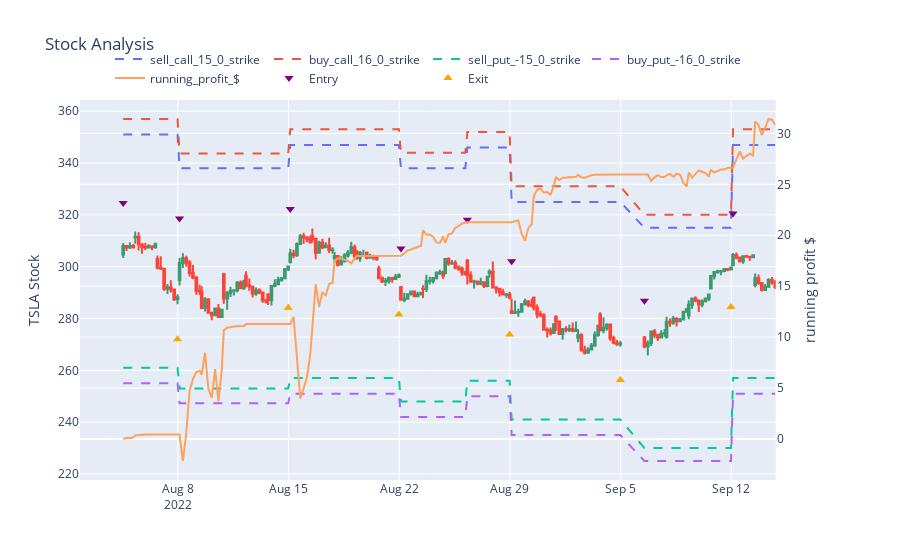
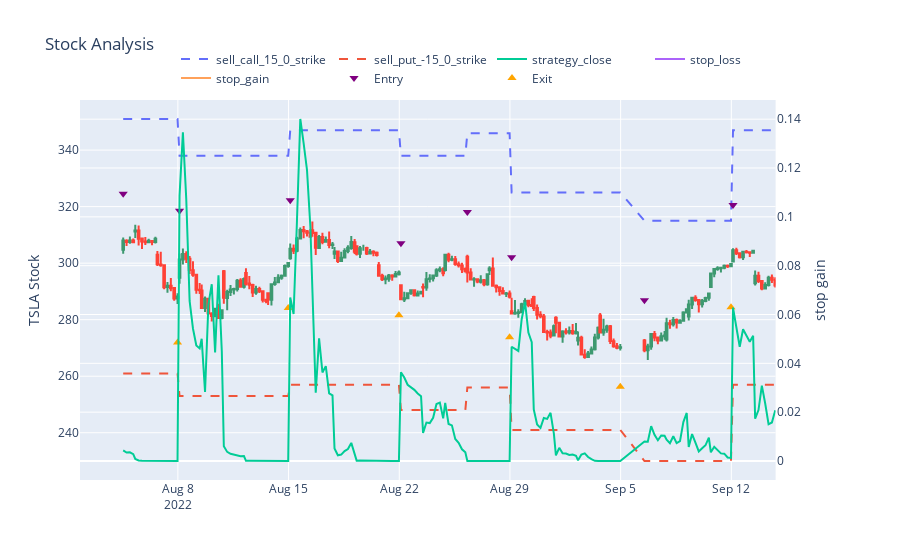
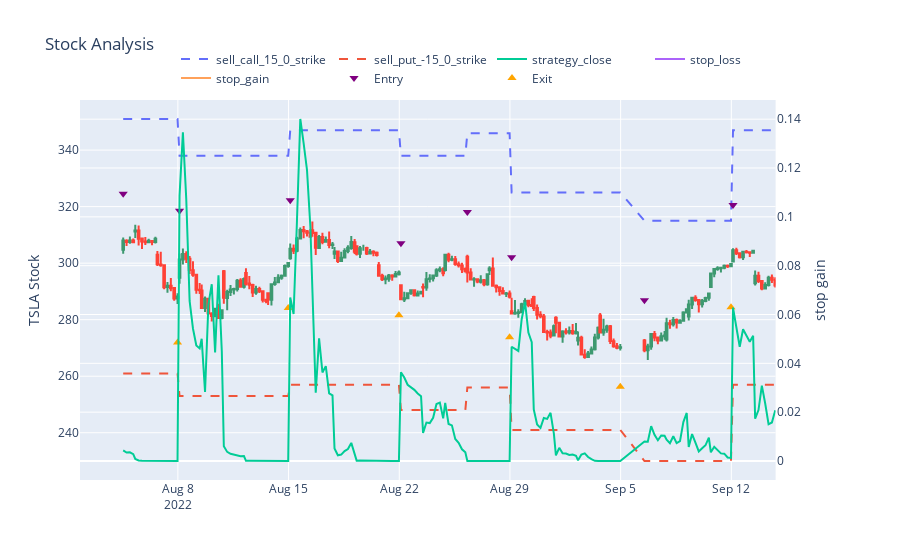

The notebook cell saved with these charts, in order:
### Code cell
tsla = qbw.get_tsla(nbars)
legs = [
    LegMeta(trans='sell', contract='call', strike_offset= 15, exp_offset= 0),
    LegMeta(trans='buy',  contract='call', strike_offset= 16, exp_offset= 0),
    LegMeta(trans='sell', contract='put', strike_offset= -15, exp_offset= 0),
    LegMeta(trans='buy',  contract='put', strike_offset= -16, exp_offset= 0),
]  
strat = StrategyBase(qbw=qbw, legs=legs, stop_loss=stop_loss, stop_gain=stop_gain, force_strike_diff=True)
ic = measure_period_profit(tsla,  
    strat,
    expiration='week',
    update_freq='candle', 
    combine_legs=True)
plots.plot_candles_and_profit(ic, lines=[f'{l.name}_strike' for l in strat.legs])
plots.plot_candles_and_profit(
    ic, lines=[f'{l.name}_strike' for l in strat.legs if 'sell' == l.trans], 
    metrics=['strategy_close', 'stop_loss', 'stop_gain']
)

### Figure 1 — Plotly figure (JSON) as saved in the notebook; plotly's stock layout.template omitted (floating-point values rounded to 4 significant figures; data arrays with more than 128 entries replaced by an {"elided": "..."} marker saying what was removed)
{"data": [{"line": {"dash": "dash"}, "name": "sell_call_15_0_strike", "type": "scatter", "x": {"elided": "200 str values"}, "y": {"elided": "200 int values"}}, {"line": {"dash": "dash"}, "name": "buy_call_16_0_strike", "type": "scatter", "x": {"elided": "200 str values"}, "y": {"elided": "200 float values"}}, {"line": {"dash": "dash"}, "name": "sell_put_-15_0_strike", "type": "scatter", "x": {"elided": "200 str values"}, "y": {"elided": "200 int values"}}, {"line": {"dash": "dash"}, "name": "buy_put_-16_0_strike", "type": "scatter", "x": {"elided": "200 str values"}, "y": {"elided": "200 float values"}}, {"name": "running_profit_$", "type": "scatter", "x": {"elided": "200 str values"}, "xaxis": "x", "y": {"elided": "200 float values"}, "yaxis": "y2"}, {"close": {"elided": "200 float values"}, "high": {"elided": "200 float values"}, "low": {"elided": "200 float values"}, "open": {"elided": "200 float values"}, "showlegend": false, "type": "candlestick", "x": {"elided": "200 str values"}, "xaxis": "x", "yaxis": "y"}, {"marker": {"color": "purple", "size": 8, "symbol": "triangle-down"}, "mode": "markers", "name": "Entry", "type": "scatter", "x": ["2022-08-03T13:00:00", "2022-08-08T10:00:00", "2022-08-15T10:00:00", "2022-08-22T10:00:00", "2022-08-25T10:00:00", "2022-08-29T10:00:00", "2022-09-06T10:00:00", "2022-09-12T10:00:00"], "y": [324.6, 318.6, 322.3, 307.0, 318.1, 302.1, 286.9, 320.6]}, {"marker": {"color": "orange", "size": 8, "symbol": "triangle-up"}, "mode": "markers", "name": "Exit", "type": "scatter", "x": ["2022-08-05T16:00:00", "2022-08-12T16:00:00", "2022-08-19T16:00:00", "2022-08-26T16:00:00", "2022-09-02T16:00:00", "2022-09-09T16:00:00"], "y": [271.9, 284.1, 281.6, 273.8, 256.3, 284.4]}], "layout": {"legend": {"orientation": "h", "x": 0.9, "xanchor": "right", "y": 1.02, "yanchor": "bottom"}, "title": {"text": "Stock Analysis"}, "xaxis": {"anchor": "y", "domain": [0, 0.94], "rangebreaks": [{"bounds": ["sat", "mon"]}, {"bounds": [16.1, 9.5], "pattern": "hour"}], "rangeslider": {"visible": false}}, "yaxis": {"anchor": "x", "domain": [0, 1], "title": {"text": "TSLA Stock"}}, "yaxis2": {"anchor": "x", "overlaying": "y", "side": "right", "title": {"text": "running profit $"}}}}

### Figure 2 — Plotly figure (JSON) as saved in the notebook; plotly's stock layout.template omitted (floating-point values rounded to 4 significant figures; data arrays with more than 128 entries replaced by an {"elided": "..."} marker saying what was removed)
{"data": [{"line": {"dash": "dash"}, "name": "sell_call_15_0_strike", "type": "scatter", "x": {"elided": "200 str values"}, "y": {"elided": "200 int values"}}, {"line": {"dash": "dash"}, "name": "sell_put_-15_0_strike", "type": "scatter", "x": {"elided": "200 str values"}, "y": {"elided": "200 int values"}}, {"name": "strategy_close", "type": "scatter", "x": {"elided": "200 str values"}, "xaxis": "x", "y": {"elided": "200 float values"}, "yaxis": "y2"}, {"name": "stop_loss", "type": "scatter", "x": {"elided": "200 str values"}, "xaxis": "x", "y": {"elided": "200 null values"}, "yaxis": "y2"}, {"name": "stop_gain", "type": "scatter", "x": {"elided": "200 str values"}, "xaxis": "x", "y": {"elided": "200 null values"}, "yaxis": "y2"}, {"close": {"elided": "200 float values"}, "high": {"elided": "200 float values"}, "low": {"elided": "200 float values"}, "open": {"elided": "200 float values"}, "showlegend": false, "type": "candlestick", "x": {"elided": "200 str values"}, "xaxis": "x", "yaxis": "y"}, {"marker": {"color": "purple", "size": 8, "symbol": "triangle-down"}, "mode": "markers", "name": "Entry", "type": "scatter", "x": ["2022-08-03T13:00:00", "2022-08-08T10:00:00", "2022-08-15T10:00:00", "2022-08-22T10:00:00", "2022-08-25T10:00:00", "2022-08-29T10:00:00", "2022-09-06T10:00:00", "2022-09-12T10:00:00"], "y": [324.6, 318.6, 322.3, 307.0, 318.1, 302.1, 286.9, 320.6]}, {"marker": {"color": "orange", "size": 8, "symbol": "triangle-up"}, "mode": "markers", "name": "Exit", "type": "scatter", "x": ["2022-08-05T16:00:00", "2022-08-12T16:00:00", "2022-08-19T16:00:00", "2022-08-26T16:00:00", "2022-09-02T16:00:00", "2022-09-09T16:00:00"], "y": [271.9, 284.1, 281.6, 273.8, 256.3, 284.4]}], "layout": {"legend": {"orientation": "h", "x": 0.9, "xanchor": "right", "y": 1.02, "yanchor": "bottom"}, "title": {"text": "Stock Analysis"}, "xaxis": {"anchor": "y", "domain": [0, 0.94], "rangebreaks": [{"bounds": ["sat", "mon"]}, {"bounds": [16.1, 9.5], "pattern": "hour"}], "rangeslider": {"visible": false}}, "yaxis": {"anchor": "x", "domain": [0, 1], "title": {"text": "TSLA Stock"}}, "yaxis2": {"anchor": "x", "overlaying": "y", "side": "right", "title": {"text": "stop gain"}}}}

### Figure 3 — Plotly figure (JSON) as saved in the notebook; plotly's stock layout.template omitted (floating-point values rounded to 4 significant figures; data arrays with more than 128 entries replaced by an {"elided": "..."} marker saying what was removed)
{"data": [{"line": {"dash": "dash"}, "name": "sell_call_15_0_strike", "type": "scatter", "x": {"elided": "200 str values"}, "y": {"elided": "200 int values"}}, {"line": {"dash": "dash"}, "name": "sell_put_-15_0_strike", "type": "scatter", "x": {"elided": "200 str values"}, "y": {"elided": "200 int values"}}, {"name": "strategy_close", "type": "scatter", "x": {"elided": "200 str values"}, "xaxis": "x", "y": {"elided": "200 float values"}, "yaxis": "y2"}, {"name": "stop_loss", "type": "scatter", "x": {"elided": "200 str values"}, "xaxis": "x", "y": {"elided": "200 null values"}, "yaxis": "y2"}, {"name": "stop_gain", "type": "scatter", "x": {"elided": "200 str values"}, "xaxis": "x", "y": {"elided": "200 null values"}, "yaxis": "y2"}, {"close": {"elided": "200 float values"}, "high": {"elided": "200 float values"}, "low": {"elided": "200 float values"}, "open": {"elided": "200 float values"}, "showlegend": false, "type": "candlestick", "x": {"elided": "200 str values"}, "xaxis": "x", "yaxis": "y"}, {"marker": {"color": "purple", "size": 8, "symbol": "triangle-down"}, "mode": "markers", "name": "Entry", "type": "scatter", "x": ["2022-08-03T13:00:00", "2022-08-08T10:00:00", "2022-08-15T10:00:00", "2022-08-22T10:00:00", "2022-08-25T10:00:00", "2022-08-29T10:00:00", "2022-09-06T10:00:00", "2022-09-12T10:00:00"], "y": [324.6, 318.6, 322.3, 307.0, 318.1, 302.1, 286.9, 320.6]}, {"marker": {"color": "orange", "size": 8, "symbol": "triangle-up"}, "mode": "markers", "name": "Exit", "type": "scatter", "x": ["2022-08-05T16:00:00", "2022-08-12T16:00:00", "2022-08-19T16:00:00", "2022-08-26T16:00:00", "2022-09-02T16:00:00", "2022-09-09T16:00:00"], "y": [271.9, 284.1, 281.6, 273.8, 256.3, 284.4]}], "layout": {"legend": {"orientation": "h", "x": 0.9, "xanchor": "right", "y": 1.02, "yanchor": "bottom"}, "title": {"text": "Stock Analysis"}, "xaxis": {"anchor": "y", "domain": [0, 0.94], "rangebreaks": [{"bounds": ["sat", "mon"]}, {"bounds": [16.1, 9.5], "pattern": "hour"}], "rangeslider": {"visible": false}}, "yaxis": {"anchor": "x", "domain": [0, 1], "title": {"text": "TSLA Stock"}}, "yaxis2": {"anchor": "x", "overlaying": "y", "side": "right", "title": {"text": "stop gain"}}}}
